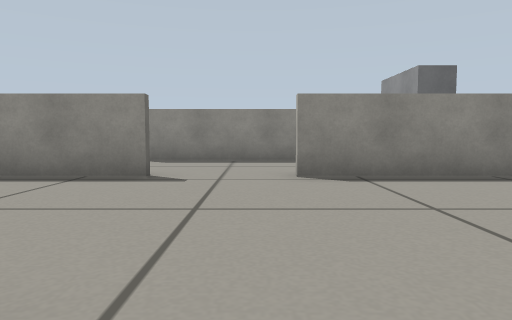
View 1 (above)

17 first-person views from a walk through a Gazebo world. The camera is 0.31 m above the floor, tilts 4° down and sees 70° across. The floor is counted in squares, 0.5 m on a side. Each view is taken from the middle of a square. On the plan, view 1 faces up. The plan holds only what a view shows up to about 10 squares ahead; the rest is blank. Gazebo's built-in surfaces are drawn with simple patterns.

View 2
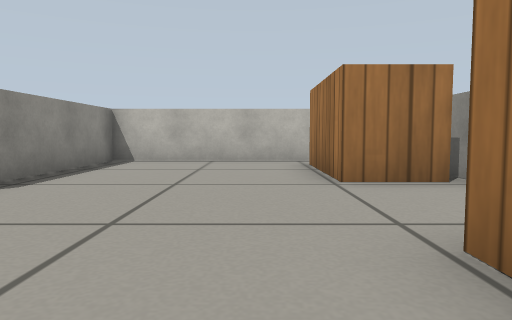

View 3
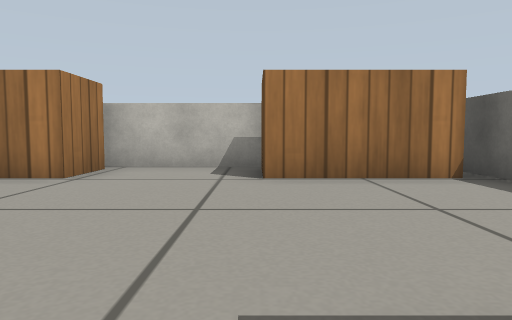

View 4
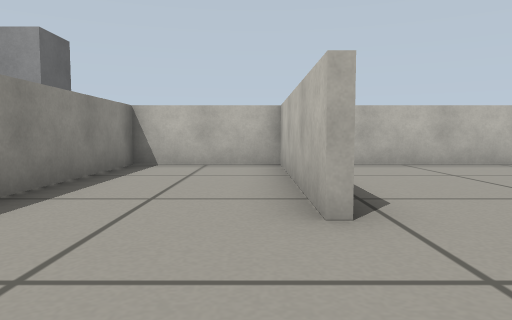

View 5
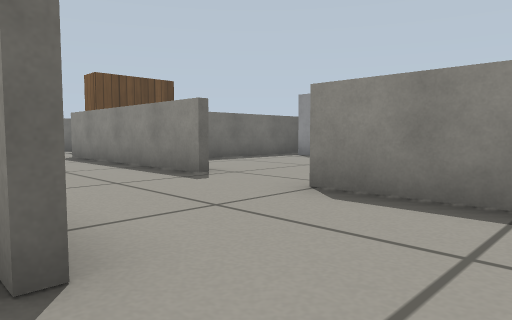

View 6
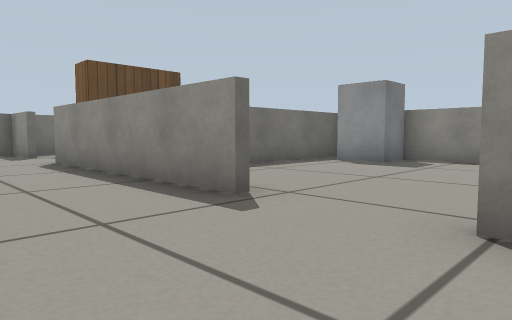

View 7
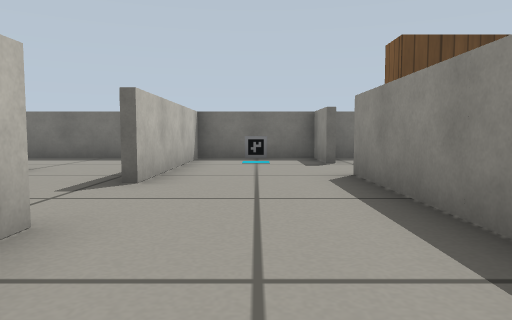

View 8
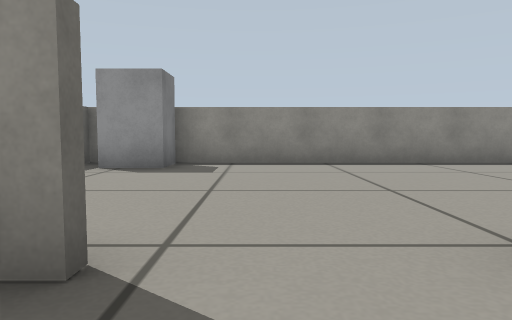

View 9
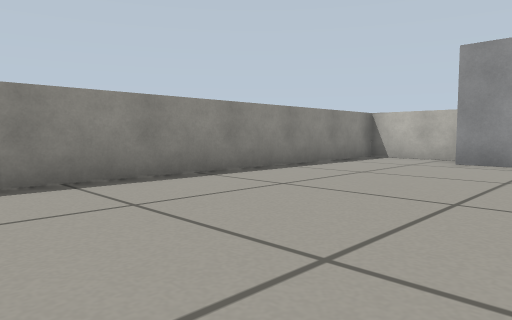

View 10
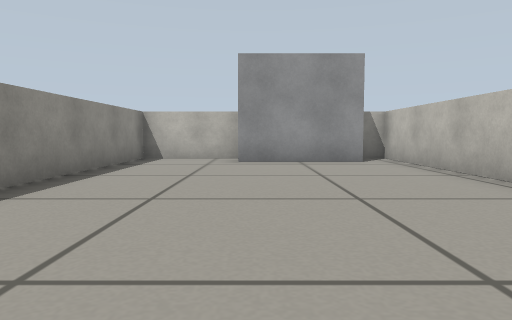

View 11
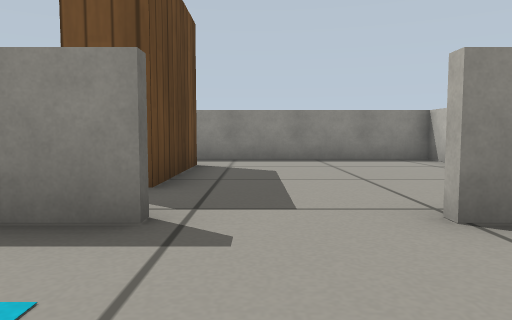

View 12
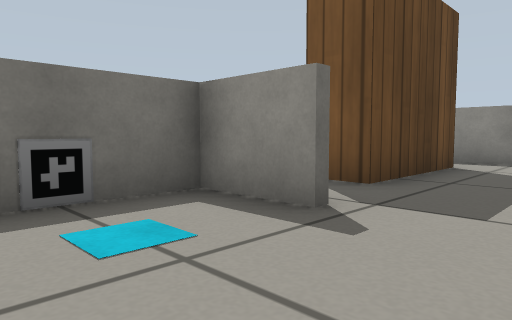

View 13
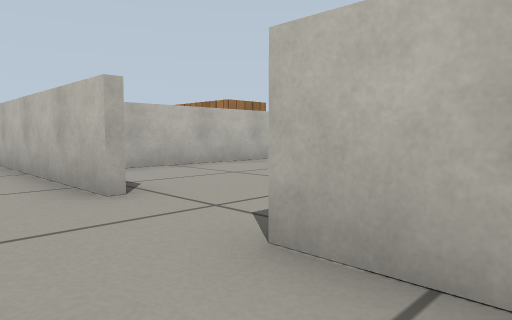

View 14
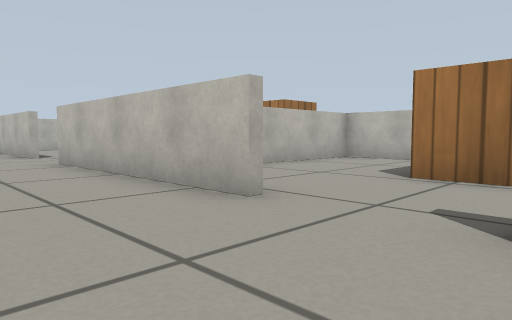

View 15
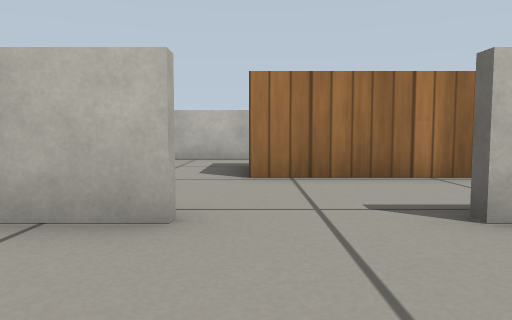

View 16
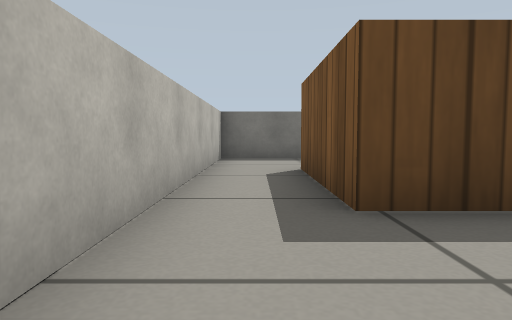

View 17
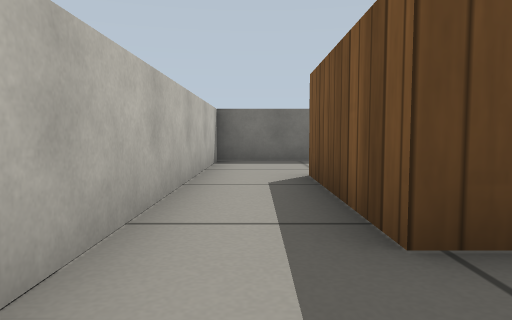

### Floor plan
Points are (right, up) in squares from view 1. A wall is a line through its corners. A room is listed if a view was taken in it or the views show most of it. See-through windows are left out.
Room 1 (views 1, 2, 5)
walls: (-1.1, -0.9) (2.5, -0.9); (-1.5, 5.3) (-3.8, 5.3); (5.4, 0.8) (5.4, 5.3) (0.5, 5.3)
ways out: opening at (-0.5, 5) to room 2
objects: wooden box (-4, 0) to (-1, 1); wooden box (2, 0) to (4, 1)
Room 2 (views 3, 4, 6, 7, 8, 11, 12, 13, 14, 15)
walls: (-4.7, 8.5) (-10.6, 8.5); (-7.5, 5.5) (-1.5, 5.5); (0.5, 5.5) (5.4, 5.5) (5.4, 8.5) (-2.6, 8.5); (-12.7, 8.5) (-14.4, 8.5) (-14.4, 5.5) (-9.5, 5.5)
ways out: opening at (-0.5, 5) to room 1; opening at (-3.5, 9) to room 3; opening at (-8.5, 5) to room 4; opening at (-11.5, 9)
objects: marker (-14, 7)
Room 3 (views 9, 10)
walls: (0.6, 8.7) (5.4, 8.7); (5.4, 12.4) (5.4, 14.9) (-5.9, 14.9); (-7.6, 15) (-7.6, 10.9)
ways out: opening at (-3.5, 9) to room 2
objects: white box (-7, 14) to (-6, 14); cabinet (4, 10) to (5, 12)
Room 4 (views 16, 17)
walls: (-4.6, 1.5) (-4.6, 4); (-14.4, 3.6) (-14.4, -0.9) (-4.6, -0.9)
ways out: opening at (-8.5, 5) to room 2
objects: wooden box (-11, 1) to (-8, 3)

Where each view was taken, in squares from view 1:
view 1: 0 up, 0 right, facing up
view 2: 2 up, 3 left, facing right
view 3: 6 up, 1 left, facing down
view 4: 6 up, 2 left, facing right
view 5: 5 up, 0 right, facing up-left
view 6: 6 up, 2 left, facing up-left
view 7: 7 up, 5 left, facing left
view 8: 7 up, 4 left, facing up
view 9: 10 up, 4 left, facing up-right
view 10: 12 up, 4 left, facing right
view 11: 6 up, 12 left, facing up
view 12: 6 up, 11 left, facing up-left
view 13: 7 up, 11 left, facing down-right
view 14: 8 up, 10 left, facing down-right
view 15: 8 up, 8 left, facing down
view 16: 0 up, 5 left, facing left
view 17: 0 up, 6 left, facing left
